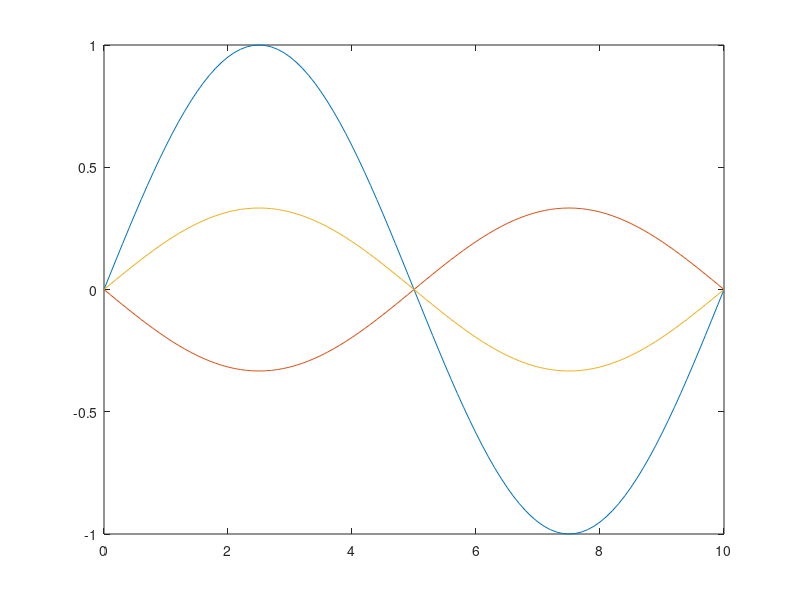

Write MATLAB code to recreate this figure.
clear all


t = [0:0.1:10];
f = 10000;
fs = 100000;
n = length(t);
% 
% % Defines the time of simulation
% n = 2^16;
% f = 10;
% T = 1/f;

Rv = 10e3;
R1 = 10e3;
R2 = 10e3;

V = sin(2*pi*f/fs*t);

Ac = zeros(1,n);

Rps11 = Rv;
Rps12 = R1;
Rps13 = Rps11 + Rps12;

lps11 = Rps11 / Rps13;
lps12 = Rps12 / Rps13;

Rps21 = Rps13;
Rps22 = R2;

lps21 = 2*Rps21 / (Rps21 + Rps22);
lps22 = 2*Rps22 / (Rps21 + Rps22);

for i=2:n
    As11 = V(i);
    As12(i) = 0;
    
    As2 = -(As11 + As12(i));
    
    Br2(i) = 0;
    
    Ar2(i) = Br2(i)-lps22*(As2+Br2(i));
    
    Bs2 = As2 - lps21*(As2+Br2(i));
    
    Bs11 = As11 - lps11*(Bs2-As2);
    
    Bs12(i) = As12(i) - lps12*(Bs2-As2);
    
end

Vr1 = (Bs12+As12)/2;
Vr2 = (Ar2+Br2)/2

plot(t,V,t,Vr1,t,Vr2)

